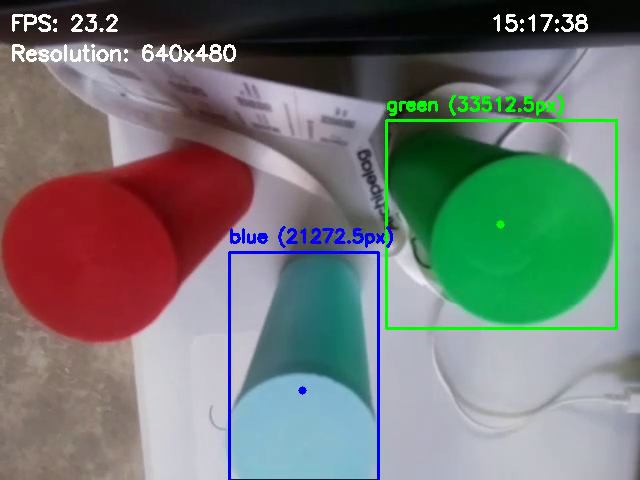
#> input picture frame 52 of drone_footage_20250815_151736.mp4, 640 x 480 px, given in place of drone_footage_20250815_155849.mp4, which was not available
$ python test.py
#> lines starting #> are read from the running program, lines starting #| are printed output that depends on the picture; after the words box and inside, x2 and y2 are one past the last pixel; in counts of white or black regions, pixels touching at a corner belong together; pictures that were not available may be replaced by others from this repository, and a replacement may not be noted
#!/usr/bin/env python3
import cv2
import numpy as np
import time
from datetime import datetime
from collections import defaultdict

class VideoFileProcessor:
    def __init__(self):
        # Параметры цветового детектирования (HSV)
        self.color_params = {
            'red': {
                'lower': np.array([133, 154, 0]),
                'upper': np.array([179, 255, 255]),
                'color': (0, 0, 255)  # Красный в BGR
            },
            'green': {
                'lower': np.array([69, 119, 210]),
                'upper': np.array([83, 200, 255]),
                'color': (0, 255, 0)  # Зеленый в BGR
            },
            'blue': {
                'lower': np.array([64, 22, 165]),
                'upper': np.array([95, 97, 255]),
                'color': (255, 0, 0)  # Синий в BGR
            }
        }

        # Параметры фильтрации круглых объектов
        self.min_area = 200       # Минимальная площадь объекта
        self.max_area = 1000      # Максимальная площадь объекта
        self.circularity_thresh = 0.7  # Порог округлости

        # Параметры трекинга объектов
        self.min_detections = 20    # Минимальное количество обнаружений для учета объекта
        self.max_distance = 150     # Максимальное расстояние между кадрами для трекинга

        # Статистика
        self.object_id = 0
        self.tracked_objects = {}  # {id: {'color': str, 'positions': list, 'first_seen': int, 'last_seen': int}}
        self.detection_stats = defaultdict(int)  # Для подсчета временных обнаружений

        self.recording = False
        self.video_writer = None
        self.frame_count = 0
        self.start_time = time.time()
        self.detection_history = []  # Для хранения порядка обнаружения объектов

    def process_video_file(self, input_file, output_file=None):
        """Обработка видеофайла"""
        cap = cv2.VideoCapture(input_file)
        if not cap.isOpened():
            print(f"Error: Could not open video file {input_file}")
            return

        # Получаем параметры видео для записи
        frame_width = int(cap.get(cv2.CAP_PROP_FRAME_WIDTH))
        frame_height = int(cap.get(cv2.CAP_PROP_FRAME_HEIGHT))
        fps = cap.get(cv2.CAP_PROP_FPS)

        if output_file:
            fourcc = cv2.VideoWriter_fourcc(*'XVID')
            self.video_writer = cv2.VideoWriter(output_file, fourcc, fps,
                                             (frame_width, frame_height))
            self.recording = True

        while cap.isOpened():
            ret, frame = cap.read()
#> frame is the input picture: shape (480, 640, 3); mean B, G, R 116.3, 120.7, 114.6
            if not ret:
                break

            # Обработка кадра
            processed_frame = self.process_frame(frame)

            # Отображение результата
            cv2.imshow('Video Processing', processed_frame)

            # Запись в файл если нужно
            if self.recording:
                self.video_writer.write(processed_frame)

            # Выход по ESC
            if cv2.waitKey(1) & 0xFF == 27:
                break

            self.frame_count += 1

        cap.release()
        if self.video_writer is not None:
            self.video_writer.release()
        cv2.destroyAllWindows()

        # Анализ и вывод статистики
        self._analyze_and_print_stats()

    def _analyze_and_print_stats(self):
        """Анализ статистики и вывод результатов"""
        # Фильтрация объектов по количеству обнаружений
        valid_objects = {}
        color_counts = {'red': 0, 'green': 0, 'blue': 0}

        # Создаем список объектов с информацией о первом обнаружении
        objects_with_first_detection = []

        for obj_id, detections in self.detection_stats.items():
            if detections >= self.min_detections:
                obj_info = self.tracked_objects[obj_id]
                color_counts[obj_info['color']] += 1
                valid_objects[obj_id] = obj_info

                objects_with_first_detection.append({
                    'id': obj_id,
                    'color': obj_info['color'],
                    'first_frame': obj_info['first_seen'],
                    'detections': detections
                })

        # Сортируем объекты по порядку обнаружения (по возрастанию first_frame)
        objects_sorted = sorted(objects_with_first_detection, key=lambda x: x['first_frame'])

        print("\n=== Результаты обработки видео ===")
        print(f"Всего кадров обработано: {self.frame_count}")
        print(f"Всего объектов обнаружено: {len(valid_objects)}")
        print("По цветам:")
        for color, count in color_counts.items():
            print(f"  {color}: {count}")

        # Выводим порядок обнаружения объектов
        print("\nПорядок обнаружения объектов (по времени первого появления):")
        for i, obj in enumerate(objects_sorted, 1):
            print(f"{i}. Объект ID:{obj['id']} ({obj['color']}) - "
                  f"первое обнаружение на кадре {obj['first_frame']}, "
                  f"всего обнаружений: {obj['detections']}")

    def _get_nearest_object(self, point, color):
        """Поиск ближайшего объекта того же цвета"""
        min_dist = float('inf')
        nearest_id = None

        for obj_id, obj_info in self.tracked_objects.items():
            if obj_info['color'] != color:
                continue

            # Берем последнюю известную позицию объекта
            last_pos = obj_info['positions'][-1]
            dist = np.linalg.norm(np.array(point) - np.array(last_pos))

            if dist < self.max_distance and dist < min_dist:
                min_dist = dist
                nearest_id = obj_id

        return nearest_id if min_dist < self.max_distance else None

    def is_circular(self, cnt):
        """Проверка, является ли контур круглым"""
        area = cv2.contourArea(cnt)
        if area == 0:
            return False

        perimeter = cv2.arcLength(cnt, True)
        if perimeter == 0:
            return False

        # Вычисляем коэффициент округлости
        circularity = 4 * np.pi * area / (perimeter * perimeter)
        return circularity > self.circularity_thresh

    def process_frame(self, frame):
        """Обработка одного кадра с трекингом объектов"""
        # Выводим номер текущего кадра
        print(f"\nКадр {self.frame_count}: обработка...")

        # 1. Предварительная обработка
        blurred = cv2.GaussianBlur(frame, (7, 7), 0)
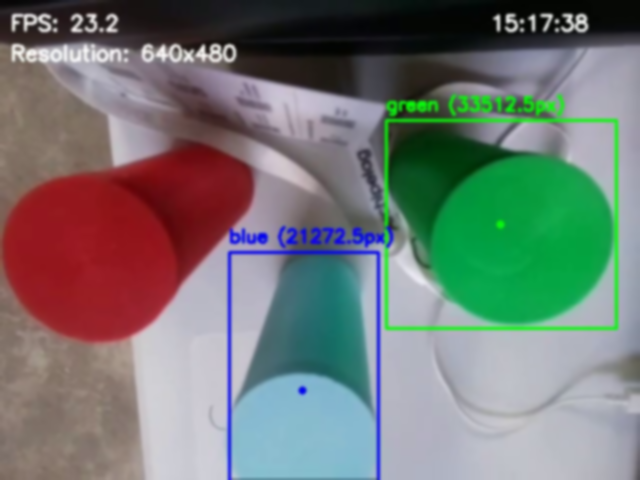
#> blurred: shape (480, 640, 3); mean B, G, R 116.3, 120.7, 114.7
        hsv = cv2.cvtColor(blurred, cv2.COLOR_BGR2HSV)
#> hsv: shape (480, 640, 3); mean H, S, V 98.8, 87.2, 143.5

        # 2. Детектирование цветных объектов
        current_detections = []

        for color, params in self.color_params.items():
            mask = cv2.inRange(hsv, params['lower'], params['upper'])

            # Улучшенные морфологические операции
            kernel = np.ones((3,3), np.uint8)
            mask = cv2.erode(mask, kernel, iterations=1)
            mask = cv2.dilate(mask, kernel, iterations=2)
            mask = cv2.morphologyEx(mask, cv2.MORPH_CLOSE, kernel)

            contours, _ = cv2.findContours(mask, cv2.RETR_EXTERNAL, cv2.CHAIN_APPROX_SIMPLE)

            for cnt in contours:
                area = cv2.contourArea(cnt)

                # Фильтрация по размеру и форме
                if (self.min_area < area < self.max_area) and self.is_circular(cnt):
                    # Получаем параметры окружности
                    (x, y), radius = cv2.minEnclosingCircle(cnt)
                    center = (int(x), int(y))
                    radius = int(radius)

                    # Добавляем в текущие обнаружения
                    current_detections.append({
                        'center': center,
                        'radius': radius,
                        'color': color
                    })

                    # Выводим информацию о детекции в терминал
                    print(f"  Обнаружен {color} объект в позиции ({x:.1f}, {y:.1f}), радиус: {radius}")

                    # Рисуем окружность и центр
                    cv2.circle(frame, center, radius, params['color'], 2)
                    cv2.circle(frame, center, 3, params['color'], -1)

                    # Подпись с информацией
                    cv2.putText(frame, f"{color} r:{radius}", (center[0]-30, center[1]-10),
                               cv2.FONT_HERSHEY_SIMPLEX, 0.5, params['color'], 1)
#> this loop made 3 passes
#> pass 1, in process_frame, `mask = cv2.inRange(hsv, params['lower'], params['upper'])`:
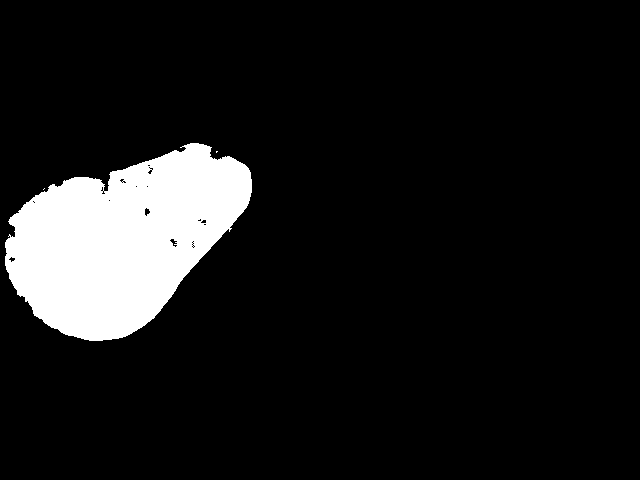
#> mask: shape (480, 640); 10.1% white; 3 white regions (2 under 20 px), largest, box (x1, y1, x2, y2) and area: (5, 143, 252, 341) 31007
#> pass 1, in process_frame, `mask = cv2.erode(mask, kernel, iterations=1)`:
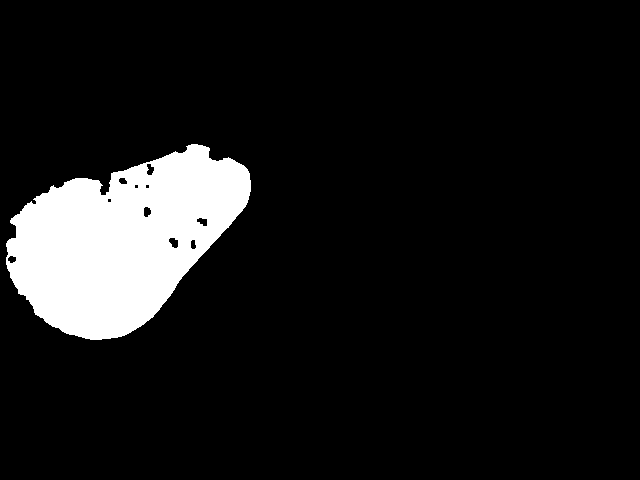
#> mask: shape (480, 640); 9.7% white; 1 white region, box (x1, y1, x2, y2) and area: (6, 144, 251, 340) 29732
#> pass 1, in process_frame, `mask = cv2.dilate(mask, kernel, iterations=2)`:
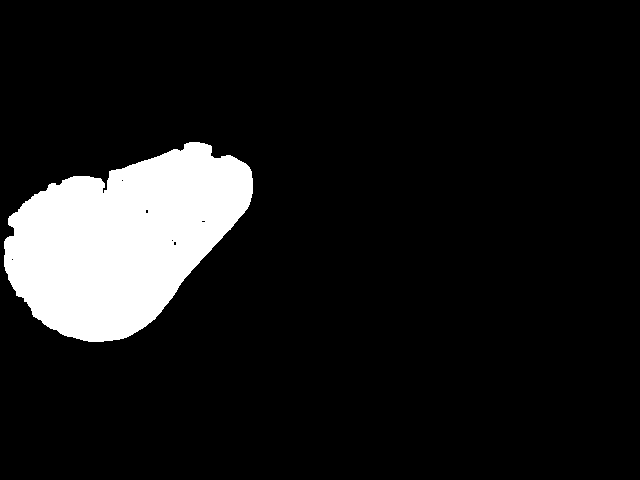
#> mask: shape (480, 640); 10.4% white; 1 white region, box (x1, y1, x2, y2) and area: (4, 142, 253, 342) 32038
#> after the loop:
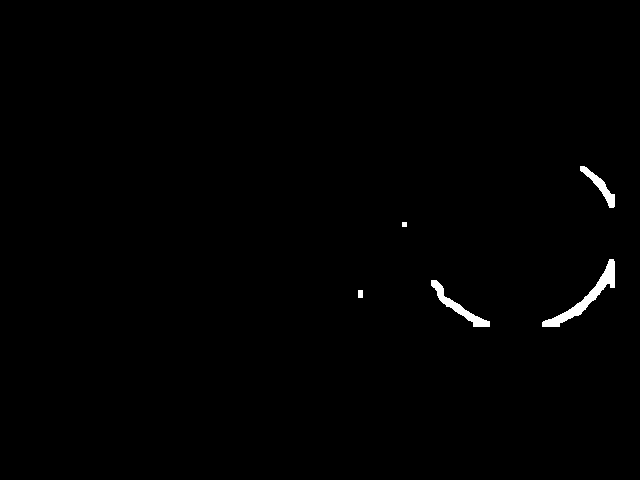
#> mask: shape (480, 640); 0.64% white; 5 white regions, box (x1, y1, x2, y2) and area: (542, 259, 615, 327) 948, (431, 280, 490, 327) 576, (580, 166, 615, 208) 390, (358, 290, 363, 298) 40, (402, 222, 407, 227) 25
#> after the loop, current_detections = []

        # 3. Трекинг объектов между кадрами
        self._update_object_tracking(current_detections)
#> after the loop in _update_object_tracking, `for detection in current_detections:`: self.detection_stats = 0 items; self.object_id = 0; self.tracked_objects = 0 items

        # 4. Добавление информационной панели
        elapsed_time = time.time() - self.start_time
        fps = self.frame_count / elapsed_time if elapsed_time > 0 else 0

        cv2.putText(frame, f"Frame: {self.frame_count}", (10, 30),
                   cv2.FONT_HERSHEY_SIMPLEX, 0.7, (255, 255, 255), 2)
        cv2.putText(frame, f"FPS: {fps:.1f}", (10, 60),
                   cv2.FONT_HERSHEY_SIMPLEX, 0.7, (255, 255, 255), 2)
        cv2.putText(frame, f"Resolution: {frame.shape[1]}x{frame.shape[0]}", (10, 90),
                   cv2.FONT_HERSHEY_SIMPLEX, 0.7, (255, 255, 255), 2)
        cv2.putText(frame, datetime.now().strftime("%H:%M:%S"), (frame.shape[1]-150, 30),
                   cv2.FONT_HERSHEY_SIMPLEX, 0.7, (255, 255, 255), 2)
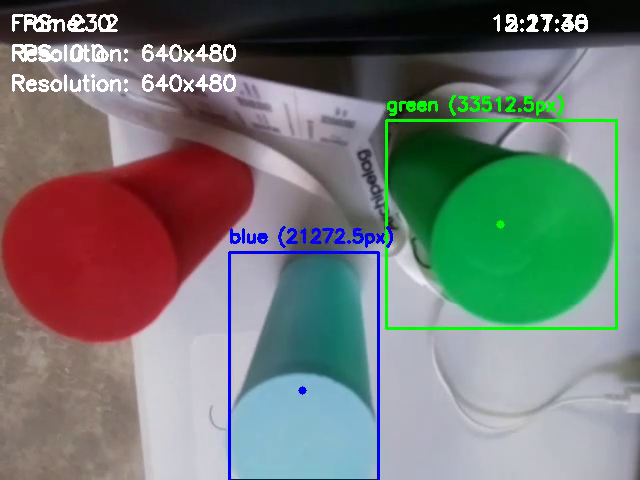
#> frame: shape (480, 640, 3); mean B, G, R 117.5, 121.9, 115.8

        return frame

    def _update_object_tracking(self, current_detections):
        """Обновление трекинга объектов"""
        # Помечаем все объекты как необнаруженные в этом кадре
        for obj_id in self.tracked_objects:
            self.tracked_objects[obj_id]['detected'] = False

        # Обработка текущих обнаружений
        for detection in current_detections:
            center = detection['center']
            color = detection['color']

            # Ищем ближайший объект того же цвета
            obj_id = self._get_nearest_object(center, color)

            if obj_id is not None:
                # Обновляем существующий объект
                self.tracked_objects[obj_id]['positions'].append(center)
                self.tracked_objects[obj_id]['last_seen'] = self.frame_count
                self.tracked_objects[obj_id]['detected'] = True
                self.detection_stats[obj_id] += 1
                print(f"  Объект ID:{obj_id} ({color}) обновлен, всего обнаружений: {self.detection_stats[obj_id]}")
            else:
                # Создаем новый объект
                self.object_id += 1
                self.tracked_objects[self.object_id] = {
                    'color': color,
                    'positions': [center],
                    'first_seen': self.frame_count,
                    'last_seen': self.frame_count,
                    'detected': True
                }
                self.detection_stats[self.object_id] = 1
                print(f"  Новый объект ID:{self.object_id} ({color}) зарегистрирован")
                # Добавляем в историю обнаружений
                self.detection_history.append({
                    'id': self.object_id,
                    'color': color,
                    'first_frame': self.frame_count
                })

if __name__ == '__main__':
    processor = VideoFileProcessor()

    # Укажите путь к входному видеофайлу
    input_video = "C:/Users/Sl1m/Desktop/pioneer_max/arh25/drone_footage_20250815_155849.mp4"
    output_video = None  # или None если не нужно сохранять

    processor.process_video_file(input_video, output_video)
#> (key Esc is pressed here)
#> after the loop in _analyze_and_print_stats, `for obj_id, detections in self.detection_stats.items():`: color_counts = {'red': 0, 'green': 0, 'blue': 0}; objects_with_first_detection = []; valid_objects = 0 items
#> in _analyze_and_print_stats, `objects_sorted = sorted(objects_with_first_detection, key=lambda x: x[..`: objects_sorted = []
#| Всего объектов обнаружено: 0
#> the loop in _analyze_and_print_stats, `for color, count in color_counts.items():` made 3 passes
#> color on passes 1 to 3: 'red', 'green', 'blue'
#|   red: 0
#|   green: 0
#|   blue: 0

$ run again, starting later in the video
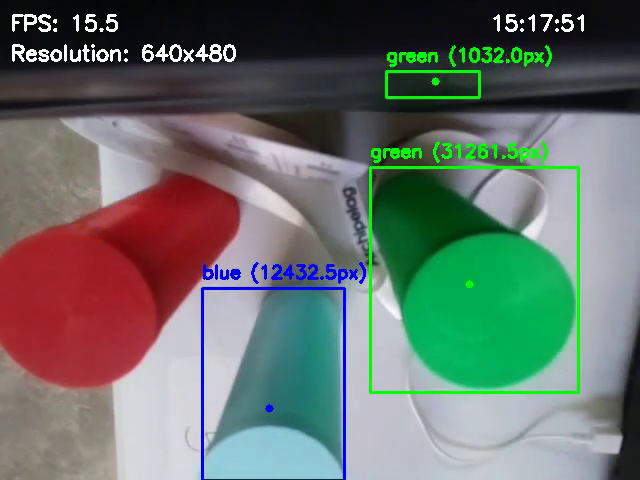
#> input picture frame 238 of drone_footage_20250815_151736.mp4, 640 x 480 px, given in place of drone_footage_20250815_155849.mp4, which was not available
#> in process_video_file, frame is the input picture: shape (480, 640, 3); mean B, G, R 106.8, 113.2, 104.1
#> hsv: shape (480, 640, 3); mean H, S, V 102, 85.3, 133.2
#> the loop in process_frame, `for color, params in self.color_params.items():` made 3 passes
#> pass 1, in process_frame, `mask = cv2.dilate(mask, kernel, iterations=2)`:
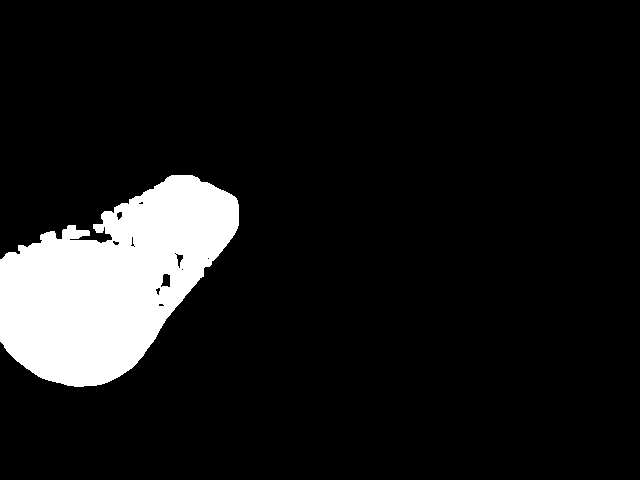
#> mask: shape (480, 640); 10% white; 1 white region, box (x1, y1, x2, y2) and area: (0, 175, 239, 387) 30830
#> after the loop in process_frame, `for color, params in self.color_params.items():`: current_detections = []
#> after the loop in _update_object_tracking, `for detection in current_detections:`: self.detection_stats = 0 items; self.object_id = 0; self.tracked_objects = 0 items
#> in process_frame, `cv2.putText(frame, datetime.now().strftime("%H:%M:%S"), (frame.shape[1..`:
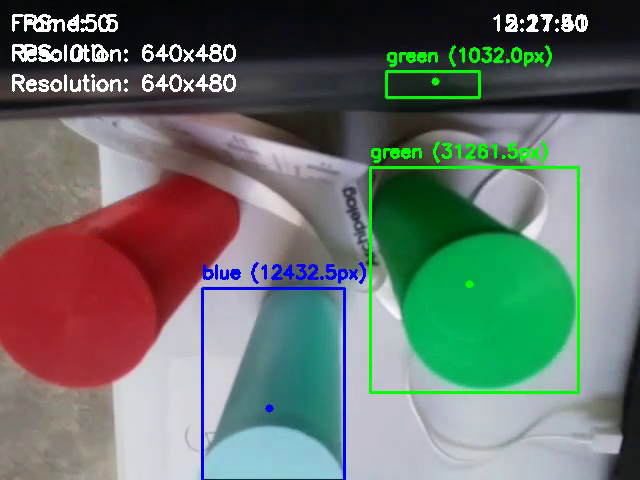
#> frame: shape (480, 640, 3); mean B, G, R 108.6, 115, 105.9
#> after the loop in _analyze_and_print_stats, `for obj_id, detections in self.detection_stats.items():`: color_counts = {'red': 0, 'green': 0, 'blue': 0}; objects_with_first_detection = []; valid_objects = 0 items
#> objects_sorted = []
#| Всего объектов обнаружено: 0
#> the loop in _analyze_and_print_stats, `for color, count in color_counts.items():` made 3 passes
#> color on passes 1 to 3: 'red', 'green', 'blue'
#> (printed output is left out)

$ run again, starting later in the video
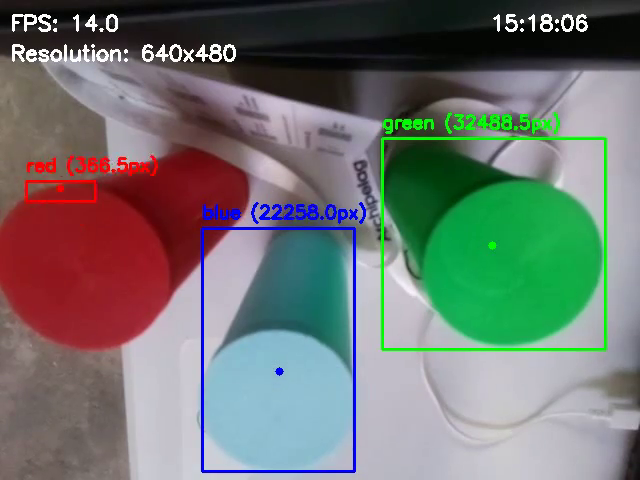
#> input picture frame 423 of drone_footage_20250815_151736.mp4, 640 x 480 px, given in place of drone_footage_20250815_155849.mp4, which was not available
#> in process_video_file, frame is the input picture: shape (480, 640, 3); mean B, G, R 113.1, 117.6, 112.7
#> hsv: shape (480, 640, 3); mean H, S, V 98.2, 84.9, 140.2
#> the loop in process_frame, `for color, params in self.color_params.items():` made 3 passes
#> pass 1, in process_frame, `mask = cv2.morphologyEx(mask, cv2.MORPH_CLOSE, kernel)`:
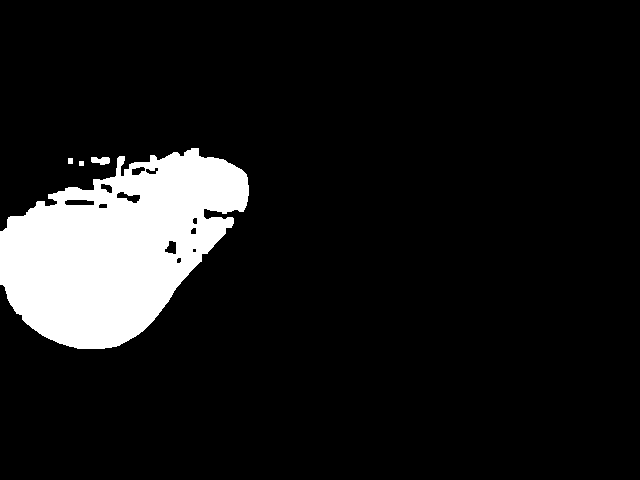
#> mask: shape (480, 640); 10.2% white; 4 white regions, box (x1, y1, x2, y2) and area: (0, 148, 249, 349) 31299, (91, 157, 110, 165) 118, (68, 158, 73, 164) 30, (79, 161, 84, 166) 25
#> after the loop in process_frame, `for color, params in self.color_params.items():`: current_detections = []
#> after the loop in _update_object_tracking, `for detection in current_detections:`: self.detection_stats = 0 items; self.object_id = 0; self.tracked_objects = 0 items
#> in process_frame, `cv2.putText(frame, datetime.now().strftime("%H:%M:%S"), (frame.shape[1..`:
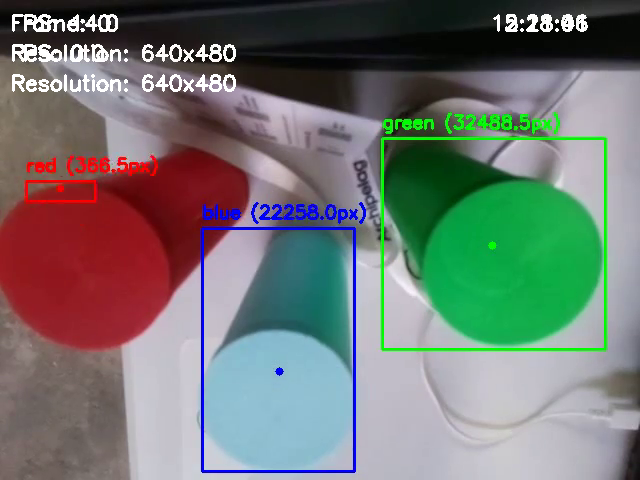
#> frame: shape (480, 640, 3); mean B, G, R 114.5, 119, 114
#> after the loop in _analyze_and_print_stats, `for obj_id, detections in self.detection_stats.items():`: color_counts = {'red': 0, 'green': 0, 'blue': 0}; objects_with_first_detection = []; valid_objects = 0 items
#> objects_sorted = []
#| Всего объектов обнаружено: 0
#> the loop in _analyze_and_print_stats, `for color, count in color_counts.items():` made 3 passes
#> color on passes 1 to 3: 'red', 'green', 'blue'
#> (printed output is left out)
